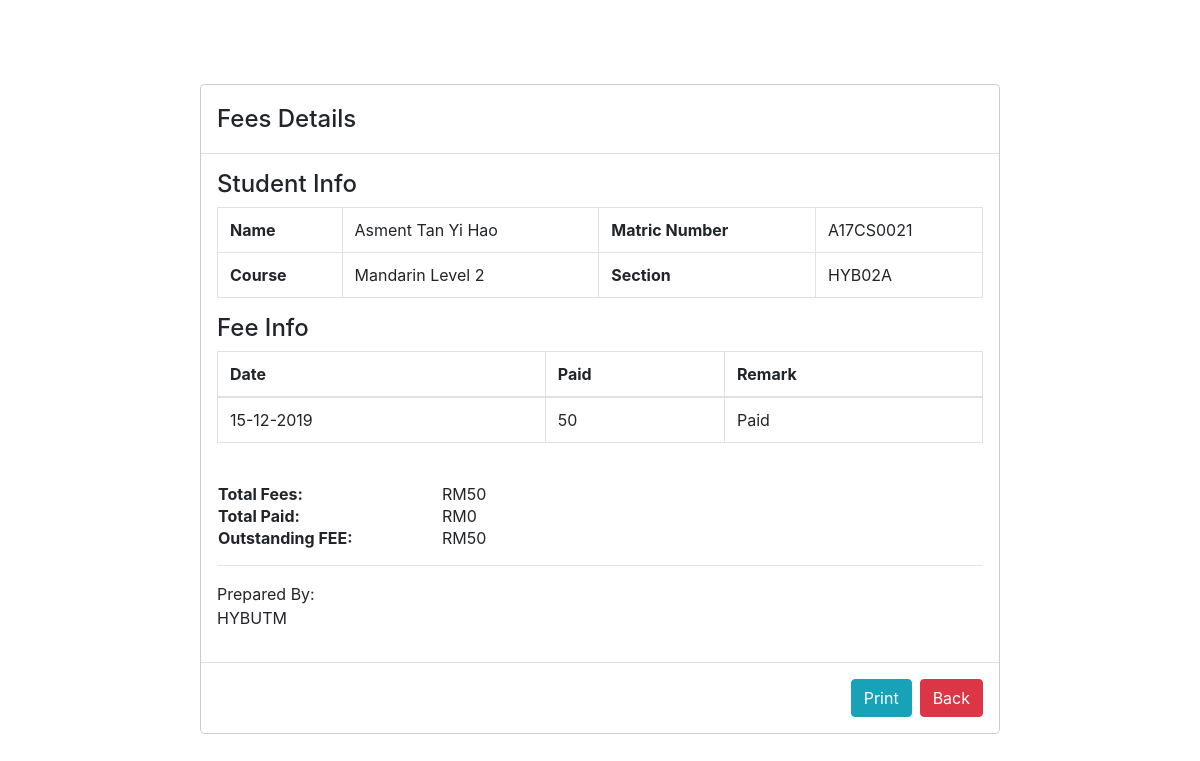
The app's page /Payment/viewReport.php?username=asment with its own data.
### tables this page shows
CREATE TABLE `student` (
  `sid` int(11) NOT NULL,
  `username` varchar(255) NOT NULL,
  `password` varchar(255) NOT NULL,
  `name` varchar(255) NOT NULL,
  `icno` varchar(255) NOT NULL,
  `matric` varchar(255) NOT NULL,
  `school` varchar(255) NOT NULL,
  `national` varchar(255) NOT NULL,
  `year` varchar(255) NOT NULL,
  `email` varchar(255) NOT NULL,
  `pnum` varchar(255) NOT NULL,
  `course` varchar(255) NOT NULL,
  `section` varchar(11) NOT NULL,
  `status` varchar(255) NOT NULL DEFAULT 'Pending',
  `image` longblob NOT NULL,
  `outstanding` float NOT NULL DEFAULT '50',
  `paid` float NOT NULL
);

CREATE TABLE `payment` (
  `pid` int(11) NOT NULL,
  `username` varchar(255) NOT NULL,
  `payment_date` date NOT NULL,
  `transaction_remark` varchar(255) NOT NULL,
  `paid` float NOT NULL
);

### Payment/viewReport.php (the view, shortened to what this page needs)
<?php
include("dbconnect.php");
$username = $_GET['username'];
$query1 = "select * from student where username='$username'";
$result = $conn->query($query1);
while ($rowS = mysqli_fetch_array($result)) {
  echo '
                <div class="modal-dialog modal-lg">
                  <div id="divToPrint" class="modal-content">
                    <div class="modal-header">
                      <h4 class="modal-title">Fees Details</h4>
                    </div>
                    <div class="modal-body">
                    <h4>Student Info</h4>
                        <div class="table-responsive">
                        <table class="table table-bordered">
                        <tr>
                        <th>Name</th>
                        <td>' . $rowS['name'] . '</td>
                        <th>Matric Number</th>
                        <td>' . $rowS['matric'] . '</td>
                        </tr>
                        <tr>
                        <th>Course</th>
                        <td>' . $rowS['course'] . '</td>
                        <th>Section</th>
                        <td>' . $rowS['section'] . '</td>
                        </tr>
                        </table>
                        </div> ';
}
echo '       <h4>Fee Info</h4>
                          <div class="table-responsive">
                          <table class="table table-bordered">
                            <thead>
                              <tr>
                                <th>Date</th>
                                <th>Paid</th>
                                <th>Remark</th>
                              </tr>
                            </thead>
                        <tbody>';
$sql = "select * from payment  where username='$username'";
$result = $conn->query($sql);
while ($row = mysqli_fetch_array($result)) {
  echo "<tr>";
  echo "<td>" . date("d-m-Y", strtotime($row['payment_date'])) . "</td>";
  echo "<td>" . $row['paid'] . "</td>";
  echo "<td>" . $row['transaction_remark'] . "</td>";
  echo "</tr>";
}
echo '      </tbody>
                        </table>
                        </div>
                        <br>
                        <table style="width:300px;" >';
$sql = "select * from student where username='$username'";
$result = $conn->query($sql);
while ($row = mysqli_fetch_array($result)) {
  $totalFee = $row['paid'] + $row['outstanding'];
  echo '
                            <tr>
                            <th>Total Fees: </th>
                            <td>RM' . $totalFee . '</td>
                            </tr>
                            <tr>
                            <th>Total Paid: </th>
                            <td>RM' . $row['paid'] . '</td>
                            </tr>
                            <tr>
                            <th>Outstanding FEE: </th>
                            <td>RM' . $row['outstanding'] . '</td>
                            </tr>
                            </table>
                            <hr>
                            <p>Prepared By:<br> HYBUTM</p>';
}
echo '      </div>
                  <div class="modal-footer">
                    <button onClick="window.print()" class="btn btn-info" >Print </button>
                    <a href="managePayment.php"><button type="button" class="btn btn-danger" data-dismiss="modal">Back</button>
                  </div>
                </div>
                </div>';
?>
<!DOCTYPE html>
<html>
<head>
    <link href="../startbootstrap-blog-home-gh-pages/vendor/bootstrap/css/bootstrap.min.css" rel="stylesheet">
    <link href="https://stackpath.bootstrapcdn.com/font-awesome/4.7.0/css/font-awesome.min.css" rel="stylesheet" />
    <link href="../startbootstrap-blog-home-gh-pages/css/blog-home.css" rel="stylesheet">
</head>
</html>

### records on screen
student: name "Asment Tan Yi Hao", matric "A17CS0021", course "Mandarin Level 2", section "HYB02A", outstanding "50", paid "0"
payment: payment_date "15-12-2019", paid "50", transaction_remark "Paid"
